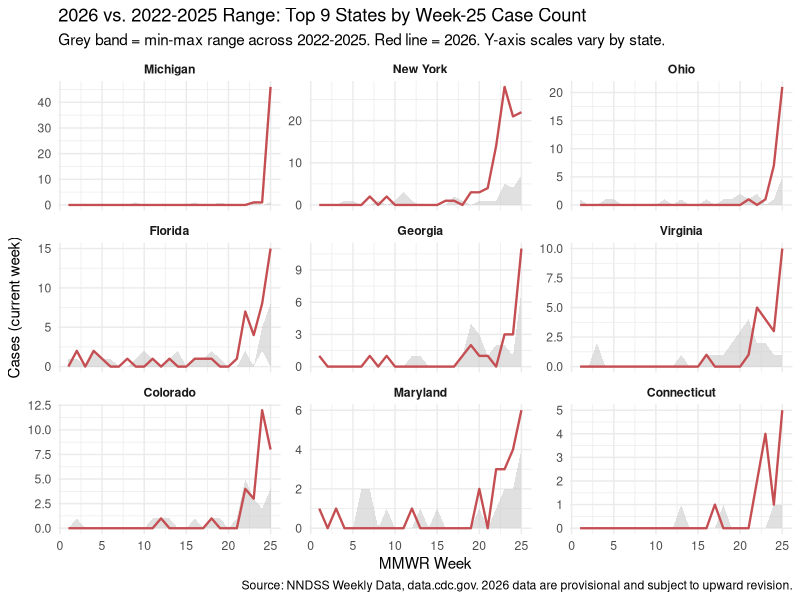
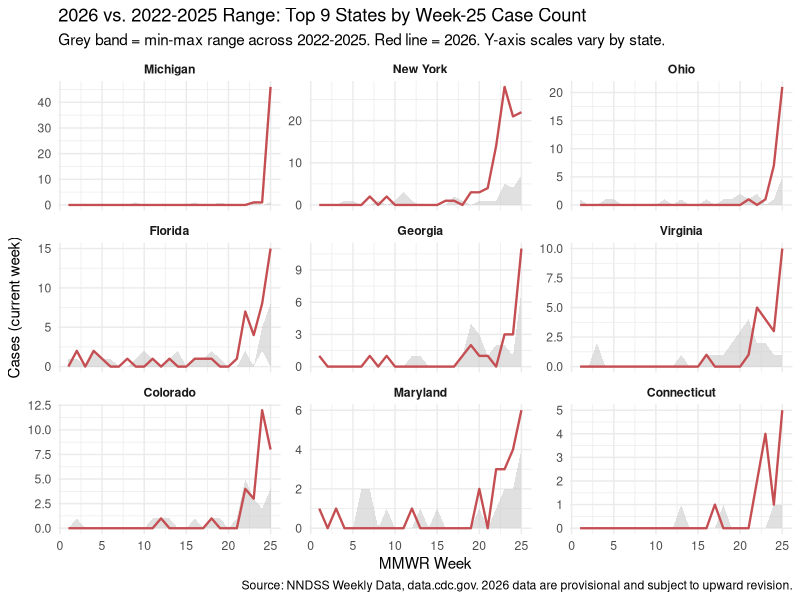

Recreate these plots in R, in order.
# =============================================================================
# 04_per_state_comparison.R
#
# Purpose: Extend the seasonal-baseline approach from 03 to every U.S. state,
#          not just Michigan. Which states show the biggest departure from
#          their own 2022-2025 pattern in 2026?
#
# Data source: NNDSS Weekly Data, data.cdc.gov (same file as script 03)
# Run this from an R project opened at the repo root so relative paths work.
# =============================================================================

library(tidyverse)

# ---- 1. Import & clean (same approach as 03_seasonal_baseline.R) -----------

raw <- read_csv("data/NNDSS_Weekly_Data_2022-2026_20260703.csv", show_col_types = FALSE) %>%
  mutate(reporting_area_norm = str_to_title(`Reporting Area`))

clean_flagged_col <- function(value_col, flag_col) {
  numeric_val <- suppressWarnings(as.numeric(str_remove_all(as.character(value_col), ",")))
  case_when(
    !is.na(numeric_val)             ~ numeric_val,
    flag_col == "-"                 ~ 0,
    flag_col %in% c("N", "NC", "U") ~ NA_real_,
    TRUE ~ NA_real_
  )
}

cyclo <- raw %>%
  filter(Label == "Cyclosporiasis", `MMWR WEEK` <= 52) %>%
  mutate(current_week_clean = clean_flagged_col(`Current week`, `Current week, flag`))

# ---- 2. Restrict to the 50 states + DC --------------------------------------
# GOTCHA (found while building this script): simple str_to_title()
# normalization unifies the 50 states + DC cleanly across all 5 years, but
# NOT the aggregate/territory labels - "U.S. Residents" (2025-2026) vs.
# "Us Residents" (title-cased from "US RESIDENTS" in 2022-2024) still don't
# match, because the older years never had periods to begin with. Same
# problem for "U.S. Territories" and "Commonwealth Of Northern Mariana
# Islands" vs. "Northern Mariana Islands" (a genuine name change, not just
# case). None of this affects the 50-state list used here, but it would
# need separate handling if you extend this script to territories later.

us_states <- c(
  "Alabama","Alaska","Arizona","Arkansas","California","Colorado","Connecticut",
  "Delaware","District Of Columbia","Florida","Georgia","Hawaii","Idaho","Illinois",
  "Indiana","Iowa","Kansas","Kentucky","Louisiana","Maine","Maryland","Massachusetts",
  "Michigan","Minnesota","Mississippi","Missouri","Montana","Nebraska","Nevada",
  "New Hampshire","New Jersey","New Mexico","New York","North Carolina","North Dakota",
  "Ohio","Oklahoma","Oregon","Pennsylvania","Rhode Island","South Carolina",
  "South Dakota","Tennessee","Texas","Utah","Vermont","Virginia","Washington",
  "West Virginia","Wisconsin","Wyoming"
)

state_data <- cyclo %>% filter(reporting_area_norm %in% us_states)

# Sanity check: should be 51 areas x 5 years-ish (2026 partial) worth of weeks
n_distinct(state_data$reporting_area_norm)  # should be 51

# ---- 3. Rank states by week-25 departure from their own 2022-2025 baseline -
# Week 25 chosen because it's the latest week common to all years in this
# snapshot (2026 only goes through week 25). Using each state's OWN baseline
# (not a national one) means a state with a small typical caseload isn't
# unfairly compared to a state like Texas.

week25 <- state_data %>%
  filter(`MMWR WEEK` == 25) %>%
  select(reporting_area_norm, `Current MMWR Year`, current_week_clean)

baseline_2022_2025 <- week25 %>%
  filter(`Current MMWR Year` %in% 2022:2025) %>%
  group_by(reporting_area_norm) %>%
  summarise(baseline_avg = mean(current_week_clean, na.rm = TRUE), .groups = "drop")

value_2026 <- week25 %>%
  filter(`Current MMWR Year` == 2026) %>%
  select(reporting_area_norm, cases_2026 = current_week_clean)

state_ranking <- baseline_2022_2025 %>%
  full_join(value_2026, by = "reporting_area_norm") %>%
  mutate(
    cases_2026 = replace_na(cases_2026, 0),
    baseline_avg = replace_na(baseline_avg, 0),
    # Ratio is undefined (Inf) when baseline is 0 and 2026 has cases -
    # label these explicitly as "new" rather than showing Inf in a table
    ratio_label = case_when(
      baseline_avg == 0 & cases_2026 == 0 ~ "no change (both 0)",
      baseline_avg == 0 & cases_2026 > 0  ~ "new (baseline was 0)",
      TRUE ~ paste0(round(cases_2026 / baseline_avg, 1), "x")
    )
  ) %>%
  arrange(desc(cases_2026))

print(state_ranking %>% select(reporting_area_norm, baseline_avg, cases_2026, ratio_label), n = 15)

# ---- 4. Small multiples: top 9 states by 2026 week-25 case count -----------
# Shows each state's weekly pattern across the baseline years (grey band) vs
# 2026 (red line) - the same visual language as the Michigan/national plots
# in script 03, so it's easy to compare across scripts.

top_states <- state_ranking %>% slice_max(cases_2026, n = 9) %>% pull(reporting_area_norm)

top_state_weekly <- state_data %>%
  filter(reporting_area_norm %in% top_states, `MMWR WEEK` <= 25)

baseline_band <- top_state_weekly %>%
  filter(`Current MMWR Year` %in% 2022:2025) %>%
  group_by(reporting_area_norm, `MMWR WEEK`) %>%
  summarise(
    baseline_min = min(current_week_clean, na.rm = TRUE),
    baseline_max = max(current_week_clean, na.rm = TRUE),
    .groups = "drop"
  )

year_2026_states <- top_state_weekly %>%
  filter(`Current MMWR Year` == 2026) %>%
  select(reporting_area_norm, `MMWR WEEK`, current_week_clean)

facet_data <- baseline_band %>%
  left_join(year_2026_states, by = c("reporting_area_norm", "MMWR WEEK")) %>%
  mutate(reporting_area_norm = factor(reporting_area_norm, levels = top_states))

ggplot(facet_data, aes(x = `MMWR WEEK`)) +
  geom_ribbon(aes(ymin = baseline_min, ymax = baseline_max), fill = "grey80", alpha = 0.6) +
  geom_line(aes(y = current_week_clean), color = "#C44E52", linewidth = 0.8) +
  facet_wrap(~ reporting_area_norm, scales = "free_y", ncol = 3) +
  labs(
    title = "2026 vs. 2022-2025 Range: Top 9 States by Week-25 Case Count",
    subtitle = "Grey band = min-max range across 2022-2025. Red line = 2026. Y-axis scales vary by state.",
    x = "MMWR Week", y = "Cases (current week)",
    caption = "Source: NNDSS Weekly Data, data.cdc.gov. 2026 data are provisional and subject to upward revision."
  ) +
  theme_minimal(base_size = 11) +
  theme(strip.text = element_text(face = "bold"))

ggsave("output/top_states_small_multiples_2026-07-04.png", width = 10, height = 8, dpi = 150)

# ---- 5. Takeaway -------------------------------------------------------------
cat("\nStates with the largest week-25 case counts in 2026, and how that compares\n")
cat("to their own 2022-2025 baseline average:\n\n")
state_ranking %>%
  select(reporting_area_norm, baseline_avg, cases_2026, ratio_label) %>%
  slice_max(cases_2026, n = 10) %>%
  print(n = 10)

cat("\nMichigan stands out as the most extreme departure from baseline, but it's\n")
cat("not the only state running well above its typical pattern - New York, Ohio,\n")
cat("Florida, and Virginia are all several times their own historical week-25 norm.\n")
cat("This suggests something broader than a single Michigan-specific event may be\n")
cat("contributing to the 2026 season, consistent with CDC's public statements that\n")
cat("the cause of the multi-state rise hasn't been identified yet.\n")

# ---- Next steps --------------------------------------------------------------
# - If a common food source is later identified, cross-reference states with
#   documented supply-chain/distribution overlap for that product
# - Consider a proper choropleth map (tigris/sf) using cases_2026 or the
#   ratio column, now that we have real per-state numbers for all 50 states
